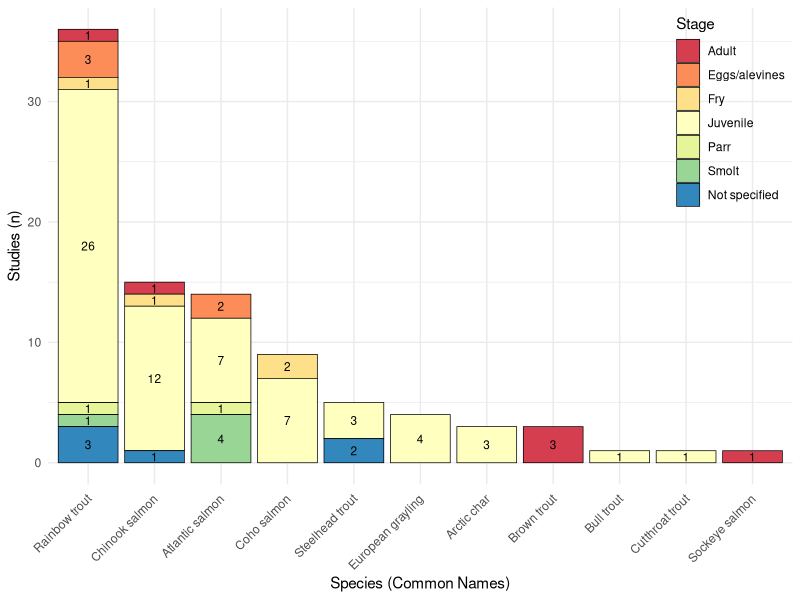

The R script that drew this image:

############ =========================== ############
########### Network analysis on salmonids ###########
############ =========================== ############

#####
# The University of British Columbia
# Institute for the Oceans and Fisheries
# Author: Sara Cannon
# Created: 31 August, 2023
# Last update: 31 August, 2023

#load libraries
library(ggplot2)
library(dplyr)
library(stringr)
library(readxl) 
library(RColorBrewer)
library(forcats)

#load and explore data
int_db <- read_excel('Hedges.xlsx')
head(int_db)

int_db$`Type of study` <- as.factor(int_db$`Type of study`)
summary(int_db$`Type of study`)

int_db$Organism <- as.factor(int_db$Organism)
summary(int_db$Organism)

int_db$Stage <- as.factor(int_db$Stage)
summary(int_db$Stage)

#create new column for common names (to use for plot instead of full organism name)
int_db[c('Common Name', 'Scientific Name')] <- str_split_fixed(int_db$Organism, pattern = regex("\\([^)]*\\)"), 2)
head(int_db)
int_db$`Common Name`
int_db$`Scientific Name` #somethign wrong with the regex code above, but we will only use common name for now anyway
#would need to correct if using scientific names on the plot instead

#reorder "stage" for correct position in stacked bars (e.g. want to move "Not specified" to the end)
new_stage_levels <- c(levels(int_db$Stage)[levels(int_db$Stage) != "Not specified"], "Not specified")
int_db$Stage <- factor(int_db$Stage, levels = new_stage_levels)
head(int_db)

#plot
ggplot(int_db) +
  aes(x = forcats::fct_infreq(`Common Name`), fill = Stage) +
  geom_bar(color = "black", linewidth = 0.25) +
  scale_fill_brewer(palette = "Spectral") +
  geom_text(
    aes(label = after_stat(count)),
    stat = "count",
    position = position_stack(vjust = 0.5),
    color = "black",
    size = 3
  ) +
  labs(
    x = "Species (Common Names)",
    y = "Studies (n)") +
  theme_minimal() +
  theme(axis.text.x = element_text(angle = 45, hjust = 1),
        legend.position = c(1,1), 
        legend.justification = c(1,1)
        )

